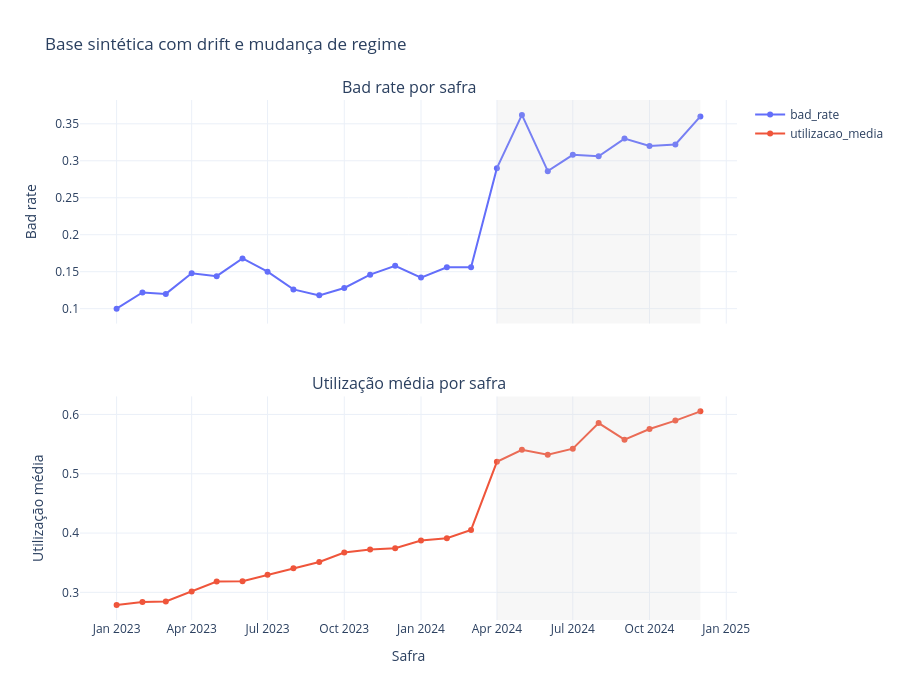

Notebook source saved alongside this figure:
### Markdown cell above
## 4. Visão geral da base e do choque temporal

### Code cell
overview = (
    df.groupby("safra_str")
    .agg(
        obs=(TARGET, "size"),
        bad_rate=(TARGET, "mean"),
        utilizacao_media=(FEATURE, "mean"),
        regime_flag=("regime_flag", "max"),
    )
    .reset_index()
)

display(df.head())
display(overview)

fig = make_subplots(
    rows=2,
    cols=1,
    shared_xaxes=True,
    subplot_titles=(
        "Bad rate por safra",
        "Utilização média por safra"
    ),
    vertical_spacing=0.14
)

fig.add_trace(
    go.Scatter(
        x=overview["safra_str"],
        y=overview["bad_rate"],
        mode="lines+markers",
        name="bad_rate"
    ),
    row=1,
    col=1
)

fig.add_trace(
    go.Scatter(
        x=overview["safra_str"],
        y=overview["utilizacao_media"],
        mode="lines+markers",
        name="utilizacao_media"
    ),
    row=2,
    col=1
)

regime_start = overview.loc[overview["regime_flag"].eq(1), "safra_str"].min()
if pd.notna(regime_start):
    fig.add_vrect(
        x0=regime_start,
        x1=overview["safra_str"].iloc[-1],
        fillcolor="lightgray",
        opacity=0.18,
        line_width=0,
        row="all",
        col=1
    )

fig.update_layout(
    template="plotly_white",
    height=700,
    title="Base sintética com drift e mudança de regime"
)

fig.update_yaxes(title_text="Bad rate", row=1, col=1)
fig.update_yaxes(title_text="Utilização média", row=2, col=1)
fig.update_xaxes(title_text="Safra", row=2, col=1)

fig.show()

### Figure 1 — Plotly figure (JSON) as saved in the notebook; plotly's stock layout.template omitted (floating-point values rounded to 4 significant figures)
{"data": [{"mode": "lines+markers", "name": "bad_rate", "type": "scatter", "x": ["2023-01", "2023-02", "2023-03", "2023-04", "2023-05", "2023-06", "2023-07", "2023-08", "2023-09", "2023-10", "2023-11", "2023-12", "2024-01", "2024-02", "2024-03", "2024-04", "2024-05", "2024-06", "2024-07", "2024-08", "2024-09", "2024-10", "2024-11", "2024-12"], "xaxis": "x", "y": [0.1, 0.122, 0.12, 0.148, 0.144, 0.168, 0.15, 0.126, 0.118, 0.128, 0.146, 0.158, 0.142, 0.156, 0.156, 0.29, 0.362, 0.286, 0.308, 0.306, 0.33, 0.32, 0.322, 0.36], "yaxis": "y"}, {"mode": "lines+markers", "name": "utilizacao_media", "type": "scatter", "x": ["2023-01", "2023-02", "2023-03", "2023-04", "2023-05", "2023-06", "2023-07", "2023-08", "2023-09", "2023-10", "2023-11", "2023-12", "2024-01", "2024-02", "2024-03", "2024-04", "2024-05", "2024-06", "2024-07", "2024-08", "2024-09", "2024-10", "2024-11", "2024-12"], "xaxis": "x2", "y": [0.2786, 0.2836, 0.2846, 0.3013, 0.3182, 0.3188, 0.3298, 0.3407, 0.3513, 0.3672, 0.3722, 0.3743, 0.3876, 0.3912, 0.4053, 0.5202, 0.5405, 0.5321, 0.5424, 0.5856, 0.5575, 0.5755, 0.5897, 0.6053], "yaxis": "y2"}], "layout": {"annotations": [{"font": {"size": 16}, "showarrow": false, "text": "Bad rate por safra", "x": 0.5, "xanchor": "center", "xref": "paper", "y": 1, "yanchor": "bottom", "yref": "paper"}, {"font": {"size": 16}, "showarrow": false, "text": "Utilização média por safra", "x": 0.5, "xanchor": "center", "xref": "paper", "y": 0.43, "yanchor": "bottom", "yref": "paper"}], "height": 700, "shapes": [{"fillcolor": "lightgray", "line": {"width": 0}, "opacity": 0.18, "type": "rect", "x0": "2024-04", "x1": "2024-12", "xref": "x", "y0": 0, "y1": 1, "yref": "y domain"}, {"fillcolor": "lightgray", "line": {"width": 0}, "opacity": 0.18, "type": "rect", "x0": "2024-04", "x1": "2024-12", "xref": "x2", "y0": 0, "y1": 1, "yref": "y2 domain"}], "title": {"text": "Base sintética com drift e mudança de regime"}, "xaxis": {"anchor": "y", "domain": [0, 1], "matches": "x2", "showticklabels": false}, "xaxis2": {"anchor": "y2", "domain": [0, 1], "title": {"text": "Safra"}}, "yaxis": {"anchor": "x", "domain": [0.57, 1], "title": {"text": "Bad rate"}}, "yaxis2": {"anchor": "x2", "domain": [0, 0.43], "title": {"text": "Utilização média"}}}}
